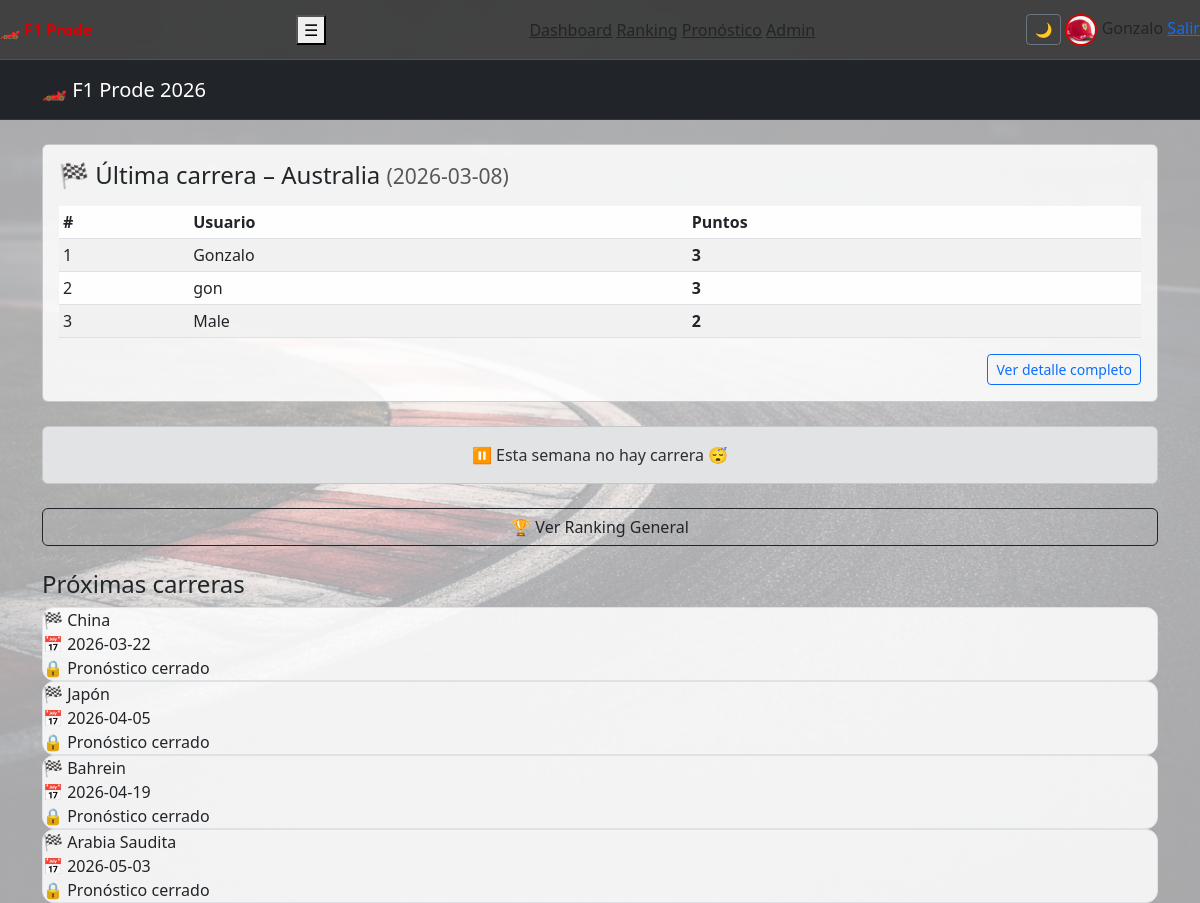
The app's page /dashboard (signed in) with its own data.
### tables this page shows
CREATE TABLE usuarios (
    id INTEGER PRIMARY KEY AUTOINCREMENT,
    nombre TEXT UNIQUE NOT NULL,
    email TEXT UNIQUE NOT NULL,
    password TEXT NOT NULL
, fecha_registro TEXT, admin INTEGER DEFAULT 0, avatar TEXT);

CREATE TABLE carreras (
    id INTEGER PRIMARY KEY,
    pais TEXT,
    autodromo TEXT,
    fecha TEXT,
    sprint INTEGER
, pronostico_abierto INTEGER DEFAULT 1, clasificacion_iniciada INTEGER DEFAULT 0, info_fecha TEXT, fecha_clasificacion TEXT, fecha_limite_pronostico TEXT, imagen TEXT, status TEXT DEFAULT 'futura');

CREATE TABLE pronosticos (
    id INTEGER PRIMARY KEY AUTOINCREMENT,
    user_id INTEGER NOT NULL,
    carrera_id INTEGER NOT NULL,
    pole TEXT,
    sprint_ganador TEXT,
    p1 TEXT,
    p2 TEXT,
    p3 TEXT,
    puntos INTEGER DEFAULT 0,
    UNIQUE(user_id, carrera_id)
);

### app.py (the view, shortened to what this page needs)
@app.route("/dashboard")
def dashboard():
    if "user_id" not in session:
        return render_template("index.html", error="Login incorrecto")
    conn = get_db()
    cur = conn.cursor()
    cur.execute("""
        SELECT *
        FROM carreras
        WHERE status = 'iniciada'
        ORDER BY fecha ASC
        LIMIT 1
    """)
    carrera_activa = cur.fetchone()
    horas_restantes = None
    ya_pronosticado = False
    cur.execute("""
        SELECT *
        FROM carreras
        WHERE status = 'corrida'
        ORDER BY fecha DESC
        LIMIT 1
    """)
    carrera_anterior = cur.fetchone()
    pronosticos_fecha = []
    if carrera_anterior:
        cur.execute("""
            SELECT u.nombre AS usuario,
                   p.puntos
            FROM pronosticos p
            JOIN usuarios u ON u.id = p.user_id
            WHERE p.carrera_id = ?
            ORDER BY p.puntos DESC
        """, (carrera_anterior["id"],))
        pronosticos_fecha = cur.fetchall()
    cur.execute("""
        SELECT *
        FROM carreras
        WHERE status = 'futura'
        ORDER BY fecha ASC
        LIMIT 4
    """)
    proximas = cur.fetchall()
    conn.close()
    return render_template(
        "dashboard.html",
        carrera=carrera_activa,
        carrera_anterior=carrera_anterior,
        pronosticos_fecha=pronosticos_fecha,
        horas_restantes=horas_restantes,
        ya_pronosticado=ya_pronosticado,
        proximas=proximas
    )

### app.py (called while the page is built)
def get_db():
    conn = sqlite3.connect("prode.db")
    conn.row_factory = sqlite3.Row
    return conn

### templates/dashboard.html (shortened to what this page needs)
{% extends "base.html" %}
{% block content %}
{% if carrera_anterior %}
<div class="card mt-4">
    <div class="card-body">
        <h4 class="mb-3">
            🏁 Última carrera – {{ carrera_anterior.pais }}
            <small class="text-muted">({{ carrera_anterior.fecha }})</small>
        </h4>
        <table class="table table-sm table-striped">
            <thead>
                <tr>
                    <th>#</th>
                    <th>Usuario</th>
                    <th>Puntos</th>
                </tr>
            </thead>
            <tbody>
                {% for p in pronosticos_fecha %}
                <tr>
                    <td>{{ loop.index }}</td>
                    <td>{{ p.usuario }}</td>
                    <td><strong>{{ p.puntos }}</strong></td>
                </tr>
                {% endfor %}
            </tbody>
        </table>
        <div class="text-end">
            <a href="/fecha/{{ carrera_anterior.id }}"
               class="btn btn-outline-primary btn-sm">
                Ver detalle completo
            </a>
        </div>
    </div>
</div>
{% endif %}
{% if carrera %}
<div class="card race-card mt-4 shadow-sm">
    <div class="card-body text-center">
        <h3 class="mb-2">🏎️ Race Week</h3>
        <h4 class="mb-3">
            {{ carrera.autodromo }} – {{ carrera.pais }}
        </h4>
        {% if carrera.imagen %}
        <img src="{{ url_for('static', filename='circuitos/' + carrera.imagen) }}"
             class="img-fluid rounded mb-3"
             style="max-height: 250px;">
        {% endif %}
        {% if horas_restantes is not none %}
            <div class="alert alert-warning">
                ⏳ Quedan <strong>{{ horas_restantes }} horas</strong> para cerrar el pronóstico
            </div>
        {% else %}
            <div class="alert alert-secondary">
                Fecha límite aún no definida
            </div>
        {% endif %}
        <a href="/pronostico/{{ carrera.id }}"
           class="btn btn-primary btn-lg">
            {% if ya_pronosticado %}
                ✏️ Ver / Editar pronóstico
            {% else %}
                📝 Cargar pronóstico
            {% endif %}
        </a>
    </div>
</div>
{% else %}
<div class="alert alert-secondary text-center mt-4">
    ⏸ Esta semana no hay carrera 😴
</div>
{% endif %}
<div class="d-grid gap-2 mt-4">
    <a href="/ranking" class="btn btn-outline-dark">
        🏆 Ver Ranking General
    </a>
</div>
<h4 class="mt-4">Próximas carreras</h4>
<div class="carreras-lista">
    {% for c in proximas %}
    <div class="carrera-card">
        <div class="carrera-titulo">
            🏁 {{ c.pais }}
        </div>
        <div class="carrera-fecha">
            📅 {{ c.fecha }}
        </div>
        <div class="carrera-estado">
            🔒 Pronóstico cerrado
        </div>
    </div>
    {% endfor %}
</div>
{% endblock %}

### templates/base.html (shortened to what this page needs)
<!DOCTYPE html>
<html lang="es">
<head>
    <link rel="stylesheet"
      href="{{ url_for('static', filename='style.css') }}">
    <link href="https://cdn.jsdelivr.net/npm/bootstrap@5.3.2/dist/css/bootstrap.min.css" rel="stylesheet">
</head>
<body>
<nav class="navbar">
    <div class="nav-left">
        <a href="/dashboard" class="logo">
            🏎️ F1 Prode
        </a>
    </div>
    <button class="nav-toggle" onclick="toggleMenu()">☰</button>
    <div class="nav-links" id="navLinks">
        <a href="/dashboard">Dashboard</a>
        <a href="/ranking">Ranking</a>
        {% if session.user_id %}
            <a href="/pronostico">Pronóstico</a>
        {% endif %}
        {% if session.admin %}
            <a href="/admin/carreras">Admin</a>
        {% endif %}
    </div>
    {% if session.user_id %}
    <div class="nav-user">
        <button id="darkToggle" class="btn btn-sm btn-outline-secondary ms-2">
        🌙
        </button>
        <img src="{{ url_for('static', filename='avatars/' + session.avatar) }}"
             class="avatar">
        <span class="username">{{ session.user_name }}</span>
        <a href="/logout" class="logout">Salir</a>
    </div>
    {% endif %}
</nav>
<nav class="navbar navbar-dark bg-dark mb-4">
    <div class="container">
        <span class="navbar-brand mb-0 h1">🏎️ F1 Prode 2026</span>
    </div>
</nav>
<div class="container">
    {% block content %}{% endblock %}
</div>
</body>
</body>
</html>

### static/style.css (style rules this page uses)
:root { --bg-overlay: rgba(255,255,255,0.65); --bg: #f8f9fa; --text: #212529; --card-bg: rgba(255,255,255,0.85); --border: #dee2e6; --primary: #dc0000; --primary-hover: #ff3b3b; }
.nav-user img.avatar { width: 32px; height: 32px; min-width: 32px; min-height: 32px; object-fit: cover; border-radius: 50%; border: 2px solid var(--primary); }
body { background: linear-gradient(var(--bg-overlay), var(--bg-overlay)), url("img/bg-circuito.jpg") center / cover no-repeat fixed; color: var(--text); }
html, body { color: var(--text) !important; }
.card, .auth-card, .carrera-card, .ranking-card { background: var(--card-bg) !important; color: var(--text) !important; border: 1px solid var(--border); border-radius: 12px; }
.table { background: var(--card-bg) !important; color: var(--text) !important; backdrop-filter: blur(6px); }
.table th, .table td { background: transparent !important; color: var(--text) !important; border-color: var(--border); }
.navbar { height: 60px; min-height: 60px; display: flex; align-items: center; padding: 0 18px; background: rgba(10, 10, 10, 0.65); backdrop-filter: blur(10px); border-bottom: 1px solid rgba(255,255,255,0.08); }
.nav-links a, .nav-user span { color: var(--text); }
.nav-left .logo { color: var(--primary); font-weight: bold; text-decoration: none; }
a { text-decoration: none; }

### templates/base.html (style rules this page uses)
body { background-color: #f8f9fa; }

### records on screen
usuarios: user_name "Gonzalo"
carreras: pais "Australia", fecha "2026-03-08"
pronosticos: usuario "Gonzalo", puntos "3"
pronosticos: usuario "gon", puntos "3"
pronosticos: usuario "Male", puntos "2"
carreras: pais "China", fecha "2026-03-22"
carreras: pais "Japón", fecha "2026-04-05"
carreras: pais "Bahrein", fecha "2026-04-19"
carreras: pais "Arabia Saudita", fecha "2026-05-03"
